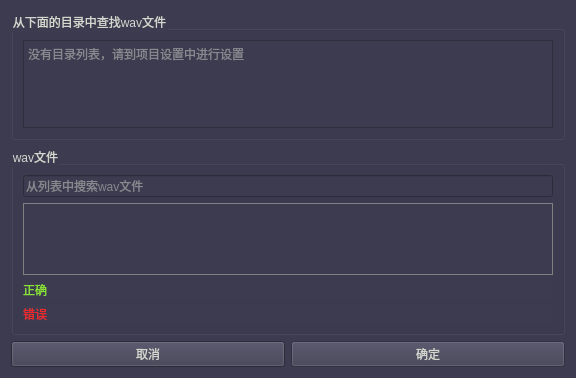
<?xml version="1.0" encoding="UTF-8"?>
<ui version="4.0">
 <class>OpenWav</class>
 <widget class="QDialog" name="OpenWav">
  <property name="geometry">
   <rect>
    <x>0</x>
    <y>0</y>
    <width>576</width>
    <height>378</height>
   </rect>
  </property>
  <property name="windowTitle">
   <string>打开文件</string>
  </property>
  <property name="windowIcon">
   <iconset resource="src.qrc">
    <normaloff>:/imag/icon.png</normaloff>:/imag/icon.png</iconset>
  </property>
  <property name="styleSheet">
   <string notr="true">
QWidget{
background-color: rgb(61,59,79);
	color: rgb(211, 215, 207);
}
QToolTip{

background-color:rgb(61,59,79);
color: rgb(211, 215, 207);
border:1px solid rgb(61,59,79);
}</string>
  </property>
  <layout class="QGridLayout" name="gridLayout_2">
   <item row="0" column="0" colspan="2">
    <widget class="QGroupBox" name="groupBox">
     <property name="title">
      <string>从下面的目录中查找wav文件</string>
     </property>
     <layout class="QGridLayout" name="gridLayout">
      <item row="0" column="0">
       <widget class="QTextEdit" name="plist">
        <property name="styleSheet">
         <string notr="true">QScrollBar:vertical {
        border: 1px solid grey;
        background-color:rgb(136, 138, 133);
        width: 20px;
        margin: 0px 0 0px 0;
    }
    QScrollBar::handle:vertical {
        border: 	1px solid grey;
        border-radius: 7px;
        background-color: rgb(61,59,79);
        min-height: 60px;
        margin: 0px 0px 0px 0px;
    }
    QScrollBar::add-line:vertical {
        border: none;
        background: rgb(61,59,79);
        height: 0px;
        subcontrol-position: bottom;
        subcontrol-origin: margin;
    }
    QScrollBar::sub-line:vertical {
        border: none;
background: rgb(61,59,79);
        height: 0px;
        subcontrol-position: top;
        subcontrol-origin: margin;
    }
    QScrollBar::add-page:vertical {
        background-color: rgb(136, 138, 133);
    }
    QScrollBar::sub-page:vertical {
        background-color:rgb(136, 138, 133);
    }
QScrollBar:vertical:disabled{
        border: 1px solid rgb(238, 238, 236);
        background-color:rgb(186, 189, 182);
        width: 20px;
        margin: 0px 0 0px 0;
    }
    QScrollBar::handle:vertical:disabled{
        border: 	1px solid rgb(238, 238, 236);
        border-radius: 7px;
        background-color:rgb(186, 189, 182);
        min-height: 60px;
        margin: 0px 0px 0px 0px;
    }
    QScrollBar::add-line:vertical:disabled{
        border: none;
        background: rgb(61,59,79);
        height: 0px;
        subcontrol-position: bottom;
        subcontrol-origin: margin;
    }
    QScrollBar::sub-line:vertical:disabled{
        border: none;
background: rgb(61,59,79);
        height: 0px;
        subcontrol-position: top;
        subcontrol-origin: margin;
    }
    QScrollBar::add-page:vertical:disabled{
        background-color:rgb(186, 189, 182);
    }
    QScrollBar::sub-page:vertical:disabled {
        background-color:rgb(186, 189, 182);
    }
    
</string>
        </property>
        <property name="sizeAdjustPolicy">
         <enum>QAbstractScrollArea::AdjustToContents</enum>
        </property>
        <property name="readOnly">
         <bool>true</bool>
        </property>
        <property name="placeholderText">
         <string>没有目录列表，请到项目设置中进行设置</string>
        </property>
       </widget>
      </item>
     </layout>
    </widget>
   </item>
   <item row="2" column="0">
    <widget class="QPushButton" name="cancel">
     <property name="text">
      <string>取消</string>
     </property>
     <property name="autoDefault">
      <bool>false</bool>
     </property>
    </widget>
   </item>
   <item row="2" column="1">
    <widget class="QPushButton" name="enter">
     <property name="enabled">
      <bool>false</bool>
     </property>
     <property name="text">
      <string>确定</string>
     </property>
     <property name="default">
      <bool>true</bool>
     </property>
    </widget>
   </item>
   <item row="1" column="0" colspan="2">
    <widget class="QGroupBox" name="groupBox_2">
     <property name="title">
      <string>wav文件</string>
     </property>
     <layout class="QVBoxLayout" name="verticalLayout">
      <item>
       <widget class="QLineEdit" name="name">
        <property name="placeholderText">
         <string>从列表中搜索wav文件</string>
        </property>
       </widget>
      </item>
      <item>
       <widget class="QListWidget" name="olist">
        <property name="styleSheet">
         <string notr="true">
QListWidget{
background-color: rgb(61,59,79);
color: rgb(211, 215, 207);
border:1px solid grey;
}

QListWidget::disabled{
background-color: rgb(136, 138, 133);
color: rgb(211, 215, 207);
border:1px solid grey;
}

QScrollBar:vertical {
        border: 1px solid grey;
        background-color:rgb(136, 138, 133);
        width: 20px;
        margin: 0px 0 0px 0;
    }
    QScrollBar::handle:vertical {
        border: 	1px solid grey;
        border-radius: 7px;
        background-color: rgb(61,59,79);
        min-height: 60px;
        margin: 0px 0px 0px 0px;
    }
    QScrollBar::add-line:vertical {
        border: none;
        background: rgb(61,59,79);
        height: 0px;
        subcontrol-position: bottom;
        subcontrol-origin: margin;
    }
    QScrollBar::sub-line:vertical {
        border: none;
background: rgb(61,59,79);
        height: 0px;
        subcontrol-position: top;
        subcontrol-origin: margin;
    }
    QScrollBar::add-page:vertical {
        background-color: rgb(136, 138, 133);
    }
    QScrollBar::sub-page:vertical {
        background-color:rgb(136, 138, 133);
    }
QScrollBar:vertical:disabled{
        border: 1px solid rgb(238, 238, 236);
        background-color:rgb(186, 189, 182);
        width: 20px;
        margin: 0px 0 0px 0;
    }
    QScrollBar::handle:vertical:disabled{
        border: 	1px solid rgb(238, 238, 236);
        border-radius: 7px;
        background-color:rgb(186, 189, 182);
        min-height: 60px;
        margin: 0px 0px 0px 0px;
    }
    QScrollBar::add-line:vertical:disabled{
        border: none;
        background: rgb(61,59,79);
        height: 0px;
        subcontrol-position: bottom;
        subcontrol-origin: margin;
    }
    QScrollBar::sub-line:vertical:disabled{
        border: none;
background: rgb(61,59,79);
        height: 0px;
        subcontrol-position: top;
        subcontrol-origin: margin;
    }
    QScrollBar::add-page:vertical:disabled{
        background-color:rgb(186, 189, 182);
    }
    QScrollBar::sub-page:vertical:disabled {
        background-color:rgb(186, 189, 182);
    }
    
</string>
        </property>
        <property name="sizeAdjustPolicy">
         <enum>QAbstractScrollArea::AdjustToContents</enum>
        </property>
        <property name="editTriggers">
         <set>QAbstractItemView::NoEditTriggers</set>
        </property>
        <property name="showDropIndicator" stdset="0">
         <bool>false</bool>
        </property>
        <property name="defaultDropAction">
         <enum>Qt::IgnoreAction</enum>
        </property>
        <property name="selectionBehavior">
         <enum>QAbstractItemView::SelectItems</enum>
        </property>
        <property name="textElideMode">
         <enum>Qt::ElideMiddle</enum>
        </property>
       </widget>
      </item>
      <item>
       <widget class="QLabel" name="la">
        <property name="styleSheet">
         <string notr="true">color: rgb(138, 226, 52);</string>
        </property>
        <property name="text">
         <string>正确</string>
        </property>
       </widget>
      </item>
      <item>
       <widget class="QLabel" name="le">
        <property name="styleSheet">
         <string notr="true">color: rgb(239, 41, 41);</string>
        </property>
        <property name="text">
         <string>错误</string>
        </property>
       </widget>
      </item>
     </layout>
    </widget>
   </item>
  </layout>
 </widget>
 <resources>
  <include location="src.qrc"/>
 </resources>
 <connections/>
</ui>
